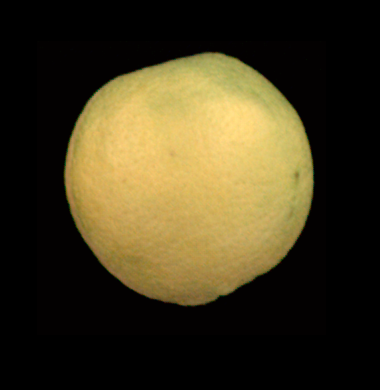
#> input picture imageProc/Sweetlimes_images/101.bmp, 380 x 390 px, found by its file name
$ python findCircles.py
#> lines starting #> are read from the running program, lines starting #| are printed output that depends on the picture; after the words box and inside, x2 and y2 are one past the last pixel; in counts of white or black regions, pixels touching at a corner belong together
import numpy as np
import matplotlib.pyplot as plt

from skimage import data, color
from skimage.transform import hough_circle
from skimage.feature import peak_local_max, canny
from skimage.draw import circle_perimeter
from skimage.util import img_as_ubyte
from skimage.io import imread


# Load picture and detect edges
image = imread('/home/shubh/ceeri/imageProc/Sweetlimes_images/101.bmp')[..., 0]
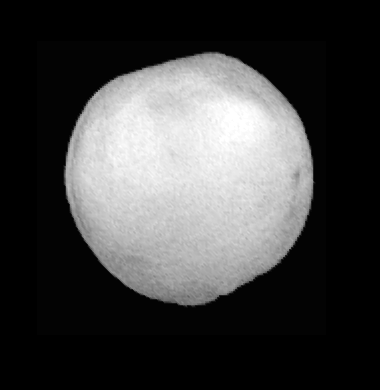
#> image: shape (390, 380); min 0, max 255, mean 65.8
edges = canny(image, sigma=3, low_threshold=10, high_threshold=50)
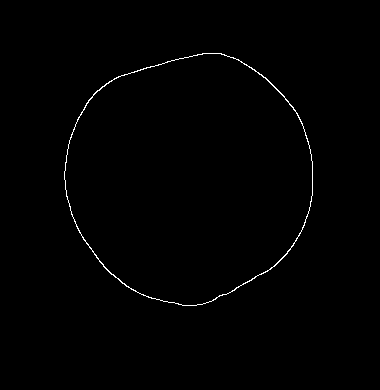
#> edges: shape (390, 380) bool; 0.61% white in thin lines or dots, all inside (x1, y1, x2, y2) = (64, 53, 313, 306)

fig, ax = plt.subplots(ncols=1, nrows=1, figsize=(20, 10))

# Detect two radii
hough_radii = np.arange(150, 250, 50)
hough_res = hough_circle(edges, hough_radii)

centers = []
accums = []
radii = []

for radius, h in zip(hough_radii, hough_res):
    # For each radius, extract 5 circles
    num_peaks = 5
    peaks = peak_local_max(h, num_peaks=num_peaks)
    centers.extend(peaks)
    accums.extend(h[peaks[:, 0], peaks[:, 1]])
    radii.extend([radius] * num_peaks)
#> this loop made 2 passes
#> (radius, num_peaks) on passes 1 to 2: (150, 5), (200, 5)
#> after the loop, accums = [0.121, 0.1, 0.1, 0.0818, 0.0713, 0.0519, 0.0502, 0.0502, 0.0493, 0.0493]; centers = [[163, 213], [178, 162], [194, 170], [182, 214], [156, 171], [253, 225], [132, 253], [135, 255], [231, 135], [232, 137]]; radii = [150, 150, 150, 150, 150, 200, 200, 200, 200, 200]

# Draw the most prominent 5 circles
image = color.gray2rgb(image)
#> image: shape (390, 380, 3)
for idx in np.argsort(accums)[::-1][:]:
    center_x, center_y = centers[idx]
    radius = radii[idx]
    cx, cy = circle_perimeter(center_y, center_x, radius)
#> (the run stopped early here; a loop or call above may not have finished)

$ run again, with imageProc/Sweetlimes_images/1.bmp copied over imageProc/Sweetlimes_images/101.bmp
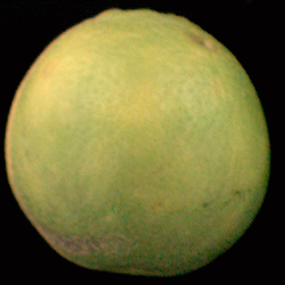
#> input picture imageProc/Sweetlimes_images/1.bmp, 285 x 285 px, found by its file name
#> `image = imread('/home/shubh/ceeri/imageProc/Sweetlimes_images/101.bmp'..`:
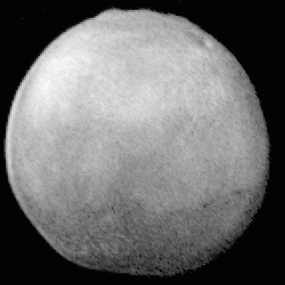
#> image: shape (285, 285); min 3, max 251, mean 109.4
#> `edges = canny(image, sigma=3, low_threshold=10, high_threshold=50)`:
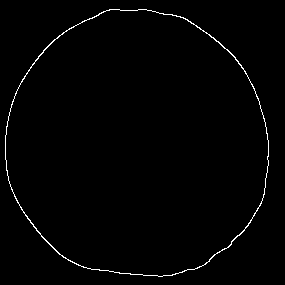
#> edges: shape (285, 285) bool; 1.2% white in thin lines or dots, all inside (x1, y1, x2, y2) = (5, 9, 269, 277)
#> the loop `for radius, h in zip(hough_radii, hough_res):` made 2 passes
#> (radius, num_peaks) on passes 1 to 2: (150, 5), (200, 5)
#> after the loop `for radius, h in zip(hough_radii, hough_res):`: accums = [0.174, 0.126, 0.124, 0.12, 0.0935, 0.0616, 0.0616, 0.0563, 0.0563, 0.0555]; centers = [[153, 118], [152, 154], [150, 155], [148, 155], [133, 151], [105, 193], [169, 70], [74, 144], [193, 87], [166, 69]]; radii = [150, 150, 150, 150, 150, 200, 200, 200, 200, 200]

$ run again, with imageProc/Sweetlimes_images/10.bmp copied over imageProc/Sweetlimes_images/101.bmp
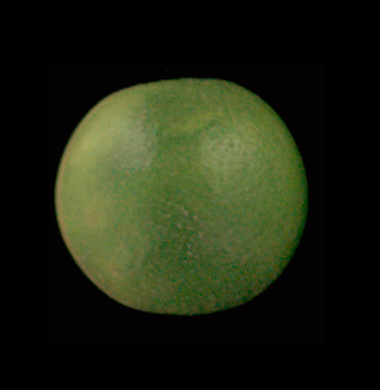
#> input picture imageProc/Sweetlimes_images/10.bmp, 380 x 390 px, found by its file name
#> `image = imread('/home/shubh/ceeri/imageProc/Sweetlimes_images/101.bmp'..`:
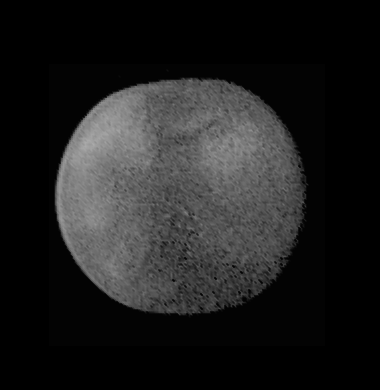
#> image: shape (390, 380); min 0, max 171, mean 30.9
#> `edges = canny(image, sigma=3, low_threshold=10, high_threshold=50)`:
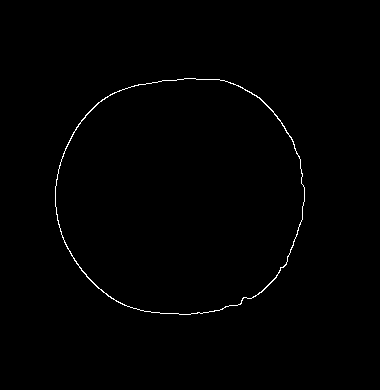
#> edges: shape (390, 380) bool; 0.61% white in thin lines or dots, all inside (x1, y1, x2, y2) = (55, 78, 305, 315)
#> the loop `for radius, h in zip(hough_radii, hough_res):` made 2 passes
#> (radius, num_peaks) on passes 1 to 2: (150, 5), (200, 5)
#> after the loop `for radius, h in zip(hough_radii, hough_res):`: accums = [0.0958, 0.0958, 0.0864, 0.0853, 0.0853, 0.0581, 0.0581, 0.0581, 0.0563, 0.0537]; centers = [[164, 179], [164, 181], [177, 200], [187, 154], [206, 204], [278, 189], [279, 186], [279, 187], [278, 193], [113, 180]]; radii = [150, 150, 150, 150, 150, 200, 200, 200, 200, 200]

$ run again, with imageProc/Sweetlimes_images/100.bmp copied over imageProc/Sweetlimes_images/101.bmp
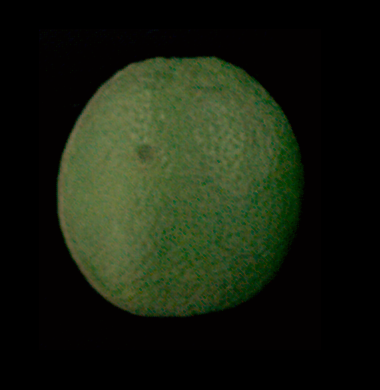
#> input picture imageProc/Sweetlimes_images/100.bmp, 380 x 390 px, found by its file name
#> `image = imread('/home/shubh/ceeri/imageProc/Sweetlimes_images/101.bmp'..`:
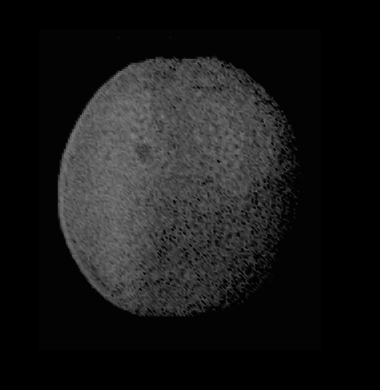
#> image: shape (390, 380); min 0, max 132, mean 24.1
#> `edges = canny(image, sigma=3, low_threshold=10, high_threshold=50)`:
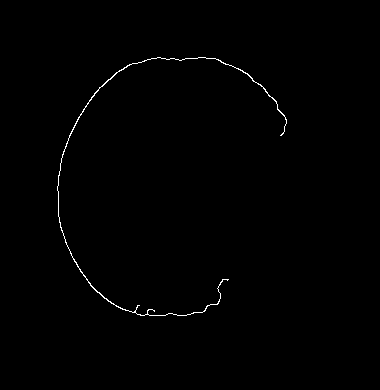
#> edges: shape (390, 380) bool; 0.5% white in thin lines or dots, all inside (x1, y1, x2, y2) = (57, 57, 287, 316)
#> the loop `for radius, h in zip(hough_radii, hough_res):` made 2 passes
#> (radius, num_peaks) on passes 1 to 2: (150, 5), (200, 5)
#> after the loop `for radius, h in zip(hough_radii, hough_res):`: accums = [0.175, 0.119, 0.09, 0.0888, 0.0572, 0.066, 0.0643, 0.059, 0.0528, 0.0528]; centers = [[192, 208], [195, 207], [189, 206], [187, 205], [206, 179], [215, 253], [217, 252], [213, 254], [195, 258], [196, 258]]; radii = [150, 150, 150, 150, 150, 200, 200, 200, 200, 200]
